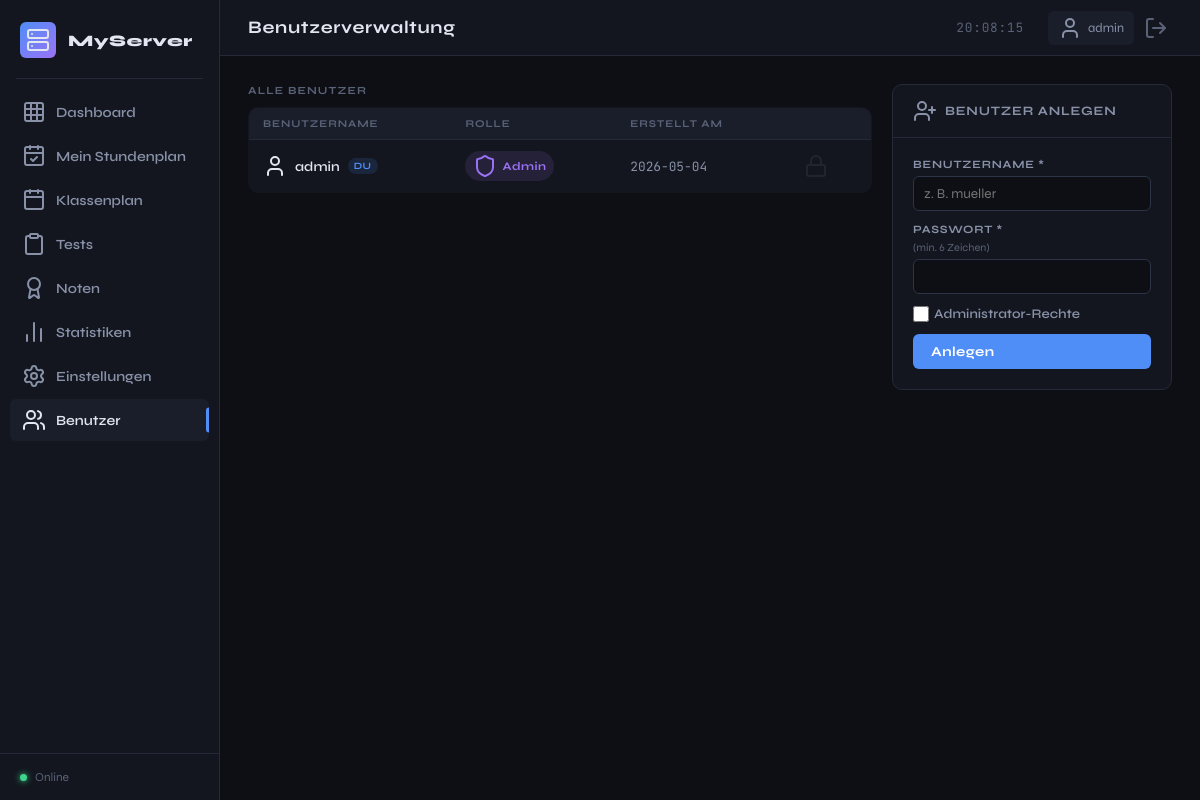
The page /admin/benutzer (signed in) on the database its author committed.
### tables this page shows
CREATE TABLE users (
            id            INTEGER PRIMARY KEY AUTOINCREMENT,
            username      TEXT NOT NULL UNIQUE,
            password_hash TEXT NOT NULL,
            is_admin      INTEGER DEFAULT 0,
            erstellt_am   TEXT DEFAULT (datetime('now'))
        );

### routes/admin.py (the view)
@bp.route("/admin/benutzer")
def benutzer():
    guard = _require_admin()
    if guard:
        return guard
    return render_template(
        "benutzer.html",
        page_id="benutzer",
        users=queries.get_all_users(),
        admin_count=queries.count_admins(),
    )

### core/database.py (called while the page is built)
def get_db():
    if "db" not in g:
        g.db = sqlite3.connect(_DB_PATH, detect_types=sqlite3.PARSE_DECLTYPES)
        g.db.row_factory = sqlite3.Row
        g.db.execute("PRAGMA foreign_keys = ON")
    return g.db

### core/queries.py (called while the page is built)
def get_all_users():
    return get_db().execute(
        "SELECT id, username, is_admin, erstellt_am FROM users ORDER BY username"
    ).fetchall()

def count_admins():
    return get_db().execute(
        "SELECT COUNT(*) FROM users WHERE is_admin=1"
    ).fetchone()[0]

### routes/admin.py (called while the page is built)
def _require_admin():
    if not session.get("is_admin"):
        return redirect(url_for("dashboard.index"))
    return None

### templates/benutzer.html (shortened to what this page needs)
{% extends "base.html" %}
{% block page_title %}Benutzerverwaltung{% endblock %}
{% block content %}
<div class="page-cols">
  <div>
    <div class="section-label">Alle Benutzer</div>
    <table class="noten-table">
      <thead>
        <tr>
          <th>Benutzername</th>
          <th>Rolle</th>
          <th>Erstellt am</th>
          <th></th>
        </tr>
      </thead>
      <tbody>
        {% for u in users %}
        {% set is_self = u.id == session.get('user_id') %}
        {% set last_admin = u.is_admin and admin_count <= 1 %}
        <tr>
          <td>
            <span class="user-name-cell">
              <i data-lucide="user"></i>
              {{ u.username }}
              {% if is_self %}<span class="badge-self">Du</span>{% endif %}
            </span>
          </td>
          <td>
            {% if u.is_admin %}
            <span class="role-badge role-admin"><i data-lucide="shield"></i> Admin</span>
            {% else %}
            <span class="role-badge role-user"><i data-lucide="user"></i> Benutzer</span>
            {% endif %}
          </td>
          <td class="mono text-muted">{{ u.erstellt_am[:10] }}</td>
          <td>
            {% if not is_self and not last_admin %}
            <form method="POST" action="/admin/benutzer/delete/{{ u.id }}" style="display:contents">
              <button type="submit" class="icon-btn icon-btn--danger" title="Löschen"
                onclick="return confirm('Benutzer „{{ u.username }}" wirklich löschen?')">
                <i data-lucide="trash-2"></i>
              </button>
            </form>
            {% else %}
            <span class="icon-btn" style="opacity:0.2;cursor:default" title="{{ 'Eigenes Konto' if is_self else 'Letzter Admin' }}">
              <i data-lucide="lock"></i>
            </span>
            {% endif %}
          </td>
        </tr>
        {% endfor %}
      </tbody>
    </table>
  </div>
  <div class="widget sidebar-form">
    <div class="widget-header">
      <i data-lucide="user-plus"></i>
      <span>Benutzer anlegen</span>
    </div>
    <div class="widget-body">
      <form method="POST" action="/admin/benutzer/add" class="vform">
        <label>Benutzername *
          <input type="text" name="username" placeholder="z. B. mueller" required>
        </label>
        <label>Passwort * <span class="form-hint">(min. 6 Zeichen)</span>
          <input type="password" name="password" required minlength="6">
        </label>
        <label class="checkbox-label">
          <input type="checkbox" name="is_admin">
          <span>Administrator-Rechte</span>
        </label>
        <button type="submit" class="btn btn-primary">Anlegen</button>
      </form>
    </div>
  </div>
</div>
{% endblock %}

### templates/base.html (shortened to what this page needs)
<!DOCTYPE html>
<html lang="de">
<head>
  <link rel="stylesheet" href="{{ url_for('static', filename='css/main.css') }}">
</head>
<body>
  <aside class="sidebar">
    <div class="sidebar-logo">
      <div class="logo-icon">
        <i data-lucide="server"></i>
      </div>
      <span class="logo-text">{{ server_name }}</span>
    </div>
    <div class="sidebar-divider"></div>
    <nav class="sidebar-nav">
      {% for item in nav %}
      {% if not item.get('admin_only') or is_admin %}
      <a href="{{ item.url }}"
         class="nav-item {% if page_id == item.id %}active{% endif %}">
        <i data-lucide="{{ item.icon }}"></i>
        <span>{{ item.label }}</span>
        {% if page_id == item.id %}
        <div class="nav-indicator"></div>
        {% endif %}
      </a>
      {% endif %}
      {% endfor %}
    </nav>
    <div class="sidebar-footer">
      <div class="status-dot"></div>
      <span class="status-text">Online</span>
    </div>
  </aside>
  <main class="main">
    <header class="topbar">
      <h1 class="page-title">{% block page_title %}{% endblock %}</h1>
      <div class="topbar-right">
        <span class="mono time-display" id="clock"></span>
        {% if current_user %}
        <div class="topbar-user">
          <a href="/profil" class="user-chip" title="Profil & Einstellungen">
            <i data-lucide="user"></i>
            <span>{{ current_user }}</span>
          </a>
          <a href="/logout" class="topbar-icon-btn" title="Abmelden">
            <i data-lucide="log-out"></i>
          </a>
        </div>
        {% endif %}
      </div>
    </header>
    <div class="content">
      {% block content %}{% endblock %}
    </div>
  </main>
</body>
</html>

### rows shown on the page
users: username "admin", is_admin 1 (drawn), erstellt_am "2026-05-04"

### other values the page prints
{{ server_name }} "MyServer"
{{ item.label }} "Dashboard" "Mein Stundenplan" "Klassenplan" "Tests" "Noten" "Statistiken" "Einstellungen" "Benutzer"
